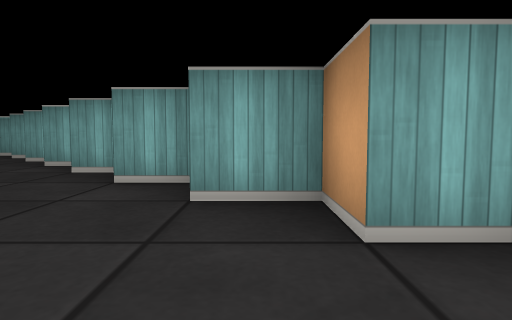
[1] (above)

14 first-person views from a walk through a cub3D maze. The camera is about half as high as the walls, tilts 4° down and sees 75° across. The floor is counted in squares. Each view is taken from the middle of a square. On the plan, view 1 faces up. The plan holds only what a view shows up to about 9 squares ahead; the rest is blank.

[2]
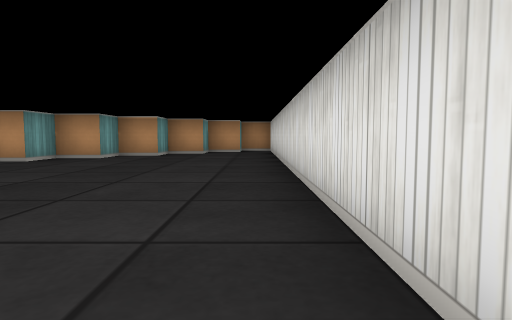

[3]
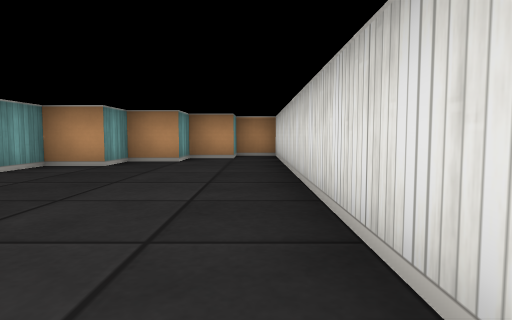

[4]
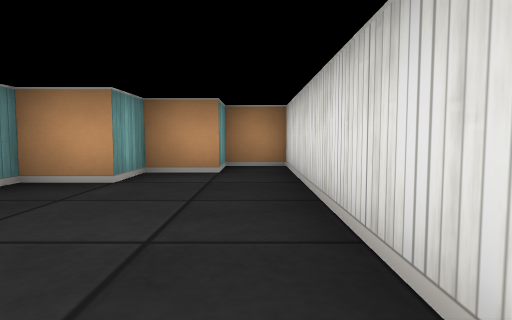

[5]
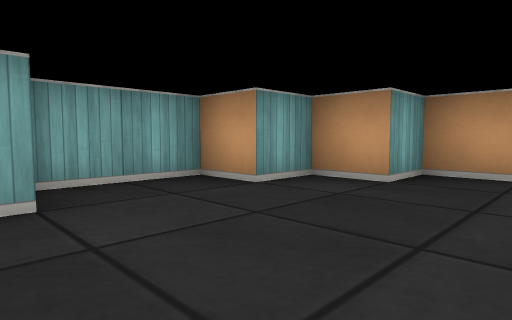

[6]
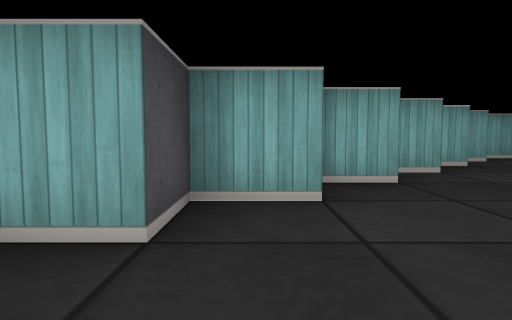

[7]
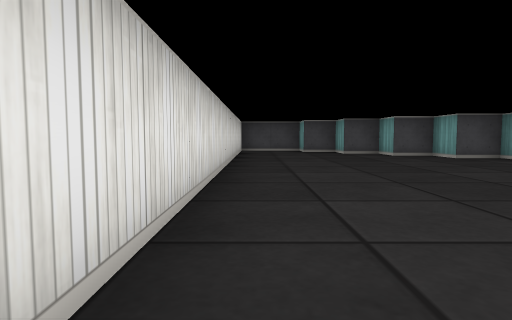

[8]
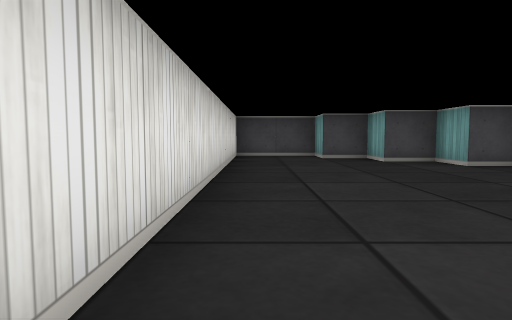

[9]
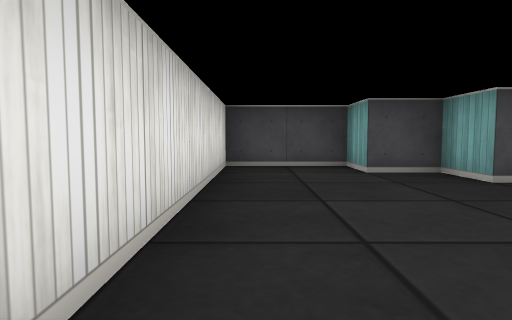

[10]
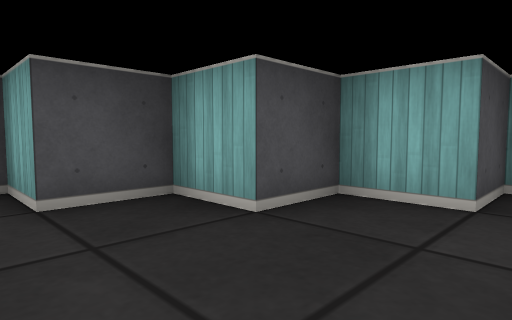

[11]
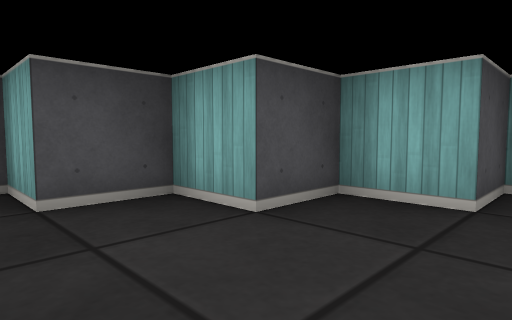

[12]
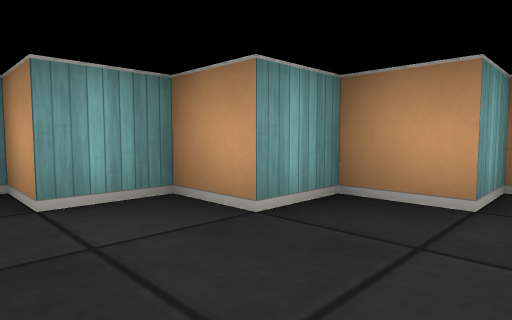

[13]
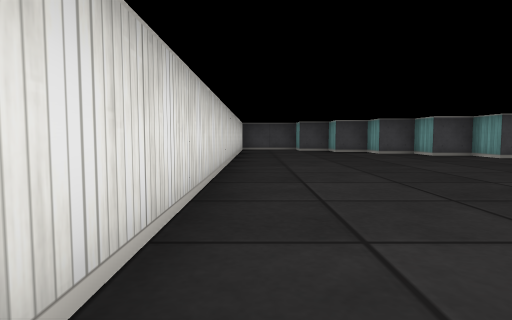

[14]
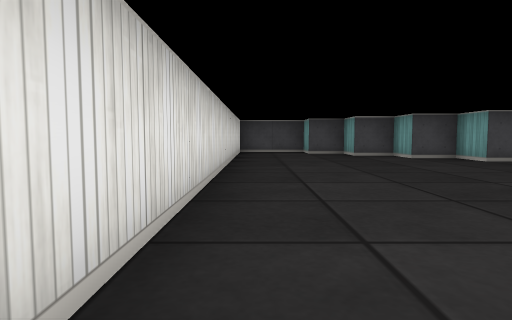

### Floor plan
Points are (right, up) in squares from view 1. A wall is a line through its corners. A room is listed if a view was taken in it or the views show most of it. See-through windows are left out.
Room 1 (views 1, 2, 3, 4, 5, 6, 7, 8, 9, 10, 11, 12, 13, 14)
walls: (-7.4, 7.5) (-8.5, 7.5) (-8.5, 6.5) (-9.5, 6.5) (-9.5, 5.5) (-10.5, 5.5) (-10.5, 4.5) (-11.5, 4.5) (-11.5, 3.5) (-12.5, 3.5) (-12.5, 2.5) (-13.5, 2.5) (-13.5, 1.5) (-14.5, 1.5) (-14.5, 0.5) (-15.5, 0.5) (-15.5, -0.5) (-16.5, -0.5) (-16.5, -2.5) (4.5, -2.5) (4.5, -1.5) (3.5, -1.5) (3.5, -0.5) (2.5, -0.5) (2.5, 0.5) (1.5, 0.5) (1.5, 1.5) (0.5, 1.5) (0.5, 2.5) (-0.5, 2.5) (-0.5, 3.5) (-1.5, 3.5) (-1.5, 4.5) (-2.5, 4.5) (-2.5, 5.5) (-3.5, 5.5) (-3.5, 6.5) (-4.5, 6.5) (-4.5, 7.5) (-5.5, 7.5) (-5.5, 8.5) (-7.4, 8.5)

Positions as (right, up) in squares from view 1, and headings:
1: (0, 0), facing up
2: (-7, -2), facing right
3: (-4, -2), facing right
4: (-1, -2), facing right
5: (-8, 5), facing up-right
6: (-12, 1), facing up
7: (-5, -2), facing left
8: (-8, -2), facing left
9: (-11, -2), facing left
10: (-13, -1), facing up-left
11: (-8, 4), facing up-left
12: (-4, 3), facing up-right
13: (-4, -2), facing left
14: (-6, -2), facing left
